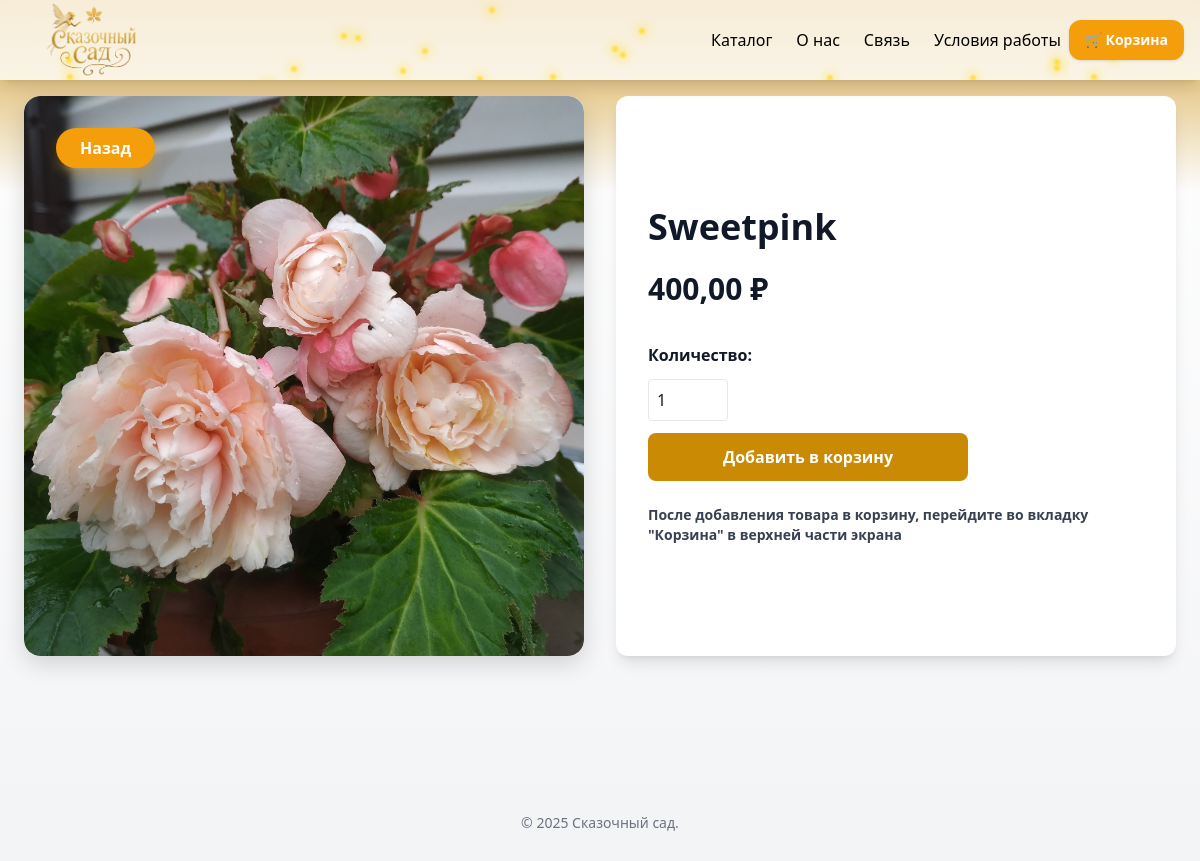
The page /catalog/11/ on the database its author committed.
### flowers/models.py (models this page shows, shortened)
class Flower(models.Model):
    name = models.CharField("Название", max_length=200)
    category = models.ForeignKey(Category, on_delete=models.CASCADE, related_name="flowers", verbose_name="Категория")
    price = models.DecimalField("Цена", max_digits=10, decimal_places=2)
    image = models.ImageField("Фото", upload_to="flowers/")
    in_stock = models.BooleanField(default=True, verbose_name='В наличии')
    description = models.TextField("Описание", blank=True)
    class Meta:
        verbose_name = "Карточка товара"
        verbose_name_plural = "Карточки товаров"

### flowers/views.py (the view)
# urls.py: path('catalog/<int:pk>/', flower_detail, name='flower_detail'),
def flower_detail(request, pk):
    flower = get_object_or_404(Flower, pk=pk)
    cart = request.session.get('cart', {})
    cart_ids = [int(k) for k in cart.keys()]
    return render(request, 'flowers/detail.html', {'flower': flower, 'cart_ids': cart_ids})

### flowers/templates/flowers/detail.html (shortened to what this page needs)
{% load static %}
<!DOCTYPE html>
<html lang="ru" class="scroll-smooth">
<head>
  <script src="https://cdn.tailwindcss.com"></script>
</head>
<body class="flex flex-col min-h-screen bg-gradient-to-b from-white to-gray-100 text-gray-900 font-sans">
  <div class="block">
    <header class="bg-white bg-opacity-80 h-20 shadow-lg sticky top-0 z-50 backdrop-blur-md">
      <div class="fireflies-container"></div>
      <div class="max-w-7xl mx-auto px-4 h-full flex items-center justify-between relative">
        <div class="absolute -top-2">
          <a href="{% url 'home' %}">
            <img src="{% static 'images/logo.png' %}" alt="Логотип" class="h-24 object-contain" />
          </a>
        </div>
        <nav class="hidden md:flex ml-auto items-center h-full space-x-4 md:space-x-6 text-base text-black">
          <a href="{% url 'catalog' %}" class="flex items-center h-full hover:text-yellow-600 transition">Каталог</a>
          <a href="{% url 'about' %}" class="flex items-center h-full hover:text-yellow-600 transition">О нас</a>
          <a href="{% url 'contacts' %}" class="flex items-center h-full hover:text-yellow-600 transition">Связь</a>
          <a href="{% url 'personals' %}" class="flex items-center h-full hover:text-yellow-600 transition">Условия работы</a>
        </nav>
        <div class="flex items-center ml-auto md:ml-0 space-x-2">
          <a href="{% url 'cart_view' %}"
            class="header-cart-btn text-white font-semibold text-sm px-3 md:px-4 rounded-xl shadow flex items-center h-10 transition-all duration-200">
            🛒 Корзина
          </a>
        </div>
      </div>
    </header>
    <div class="absolute top-0 left-0 right-0 h-48 bg-gradient-to-b from-yellow-600 to-transparent opacity-80 pointer-events-none"></div>
    <main class="max-w-7xl mx-auto px-4 sm:px-6 pt-4 pb-16 flex flex-col lg:flex-row gap-8 relative z-10 text-gray-900">
      <div class="w-full lg:w-1/2 flex justify-center">
        <div class="photo-container">
          <div class="photo-aspect">
            {% if flower.image %}
              <img src="{{ flower.image.url }}" alt="{{ flower.name }}" />
            {% else %}
              <div class="no-image flex items-center justify-center text-gray-400 text-lg">
                Нет изображения
              </div>
            {% endif %}
          </div>
          <a href="{% url 'catalog' %}" class="back-btn" aria-label="Вернуться в каталог">
            <span>Назад</span>
          </a>
        </div>
      </div>
      <div class="w-full lg:w-1/2 flex justify-center">
        <div class="bg-white rounded-xl shadow-lg p-4 sm:p-6 md:p-8 flex flex-col justify-center w-full">
          <div class="product-details space-y-4 sm:space-y-6">
            <h1 class="text-xl sm:text-2xl md:text-4xl font-extrabold text-gray-900">{{ flower.name }}</h1>
            <div class="text-lg sm:text-xl md:text-3xl font-bold text-gray-900">{{ flower.price }} ₽</div>
            <form id="cart-form-{{ flower.id }}" class="flex flex-col space-y-3 max-w-xs">
              <label for="quantity-input-{{ flower.id }}" class="font-semibold text-gray-900 text-sm sm:text-base">Количество:</label>
              <input id="quantity-input-{{ flower.id }}" name="quantity" type="number" min="1" value="1"
                     class="p-2 border rounded text-gray-900 w-20 text-sm sm:text-base"
                     {% if flower.id in cart_ids %} disabled {% endif %}/>
              <button type="button" id="add-btn-{{ flower.id }}"
                      class="{% if flower.id in cart_ids %}bg-gray-400{% else %}bg-yellow-600 hover:bg-yellow-700{% endif %}
                             text-white py-2 sm:py-3 rounded-lg font-semibold w-full transition text-sm sm:text-base"
                      onclick="toggleCart({{ flower.id }})">
                {% if flower.id in cart_ids %}
                  Добавлено (убрать)
                {% else %}
                  Добавить в корзину
                {% endif %}
              </button>
            </form>
            <p class="font-semibold text-gray-700 text-xs sm:text-sm mt-2">
              После добавления товара в корзину, перейдите во вкладку "Корзина" в верхней части экрана
            </p>
          </div>
        </div>
      </div>
    </main>
  </div>
  <footer class="bg-gray-100 mt-auto py-7 text-center text-gray-500 text-sm">
    &copy; 2025 Сказочный сад.
  </footer>
</body>
</html>

### flowers/templates/flowers/detail.html (style rules this page uses)
.block { min-height: 785px; display: block; position: relative; padding-bottom: 60px; }
.block::after { content: ""; min-height: 100vh; background: url(/static/images/photo_2025-07-31_21-01-57-redefine-realistic-4x.jpeg); background-size: cover; background-position: center; filter: brightness(90%); top: 0; left: 0; bottom: 0; right: 0; position: absolute; z-index: -1; border-radius: inherit; image-rendering: auto; mask-image: linear-gradient(to bottom, black 70%, transparent 100%); -webkit-mask-image: linear-gradient(to bottom, black 70%, transparent 100%); }
.fireflies-container { position: absolute; width: 100%; height: 100%; pointer-events: none; top: 0; left: 0; z-index: 0; overflow: hidden; }
.back-btn { position: absolute; top: 2rem; left: 2rem; z-index: 20; background-color: #f59e0b; color: white; font-weight: 600; font-size: 1rem; padding: 0.5rem 1.5rem; border-radius: 9999px; box-shadow: 0 6px 12px rgba(245, 158, 11, 0.3); display: inline-flex; align-items: center; gap: 0.5rem; cursor: pointer; text-decoration: none; transition: background-color 0.3s ease, transform 0.3s ease, box-shadow 0.3s ease; }
.photo-container { position: relative; width: 100%; overflow: hidden; border-radius: 1rem; box-shadow: 0 8px 24px rgba(0,0,0,0.15); background-color: #f3f4f6; aspect-ratio: 1 / 1; }
.photo-container .photo-aspect { display: block; width: 100%; padding-top: 100%; position: relative; }
.photo-container img, .photo-container .no-image { position: absolute; inset: 0; width: 100%; height: 100%; object-fit: cover; object-position: center; border-radius: 1rem; display: block; }
.header-cart-btn { background-color: #f59e0b; }

### rows shown on the page
Flower: image (picture), name "Sweetpink", price "400,00", quantity "1"
